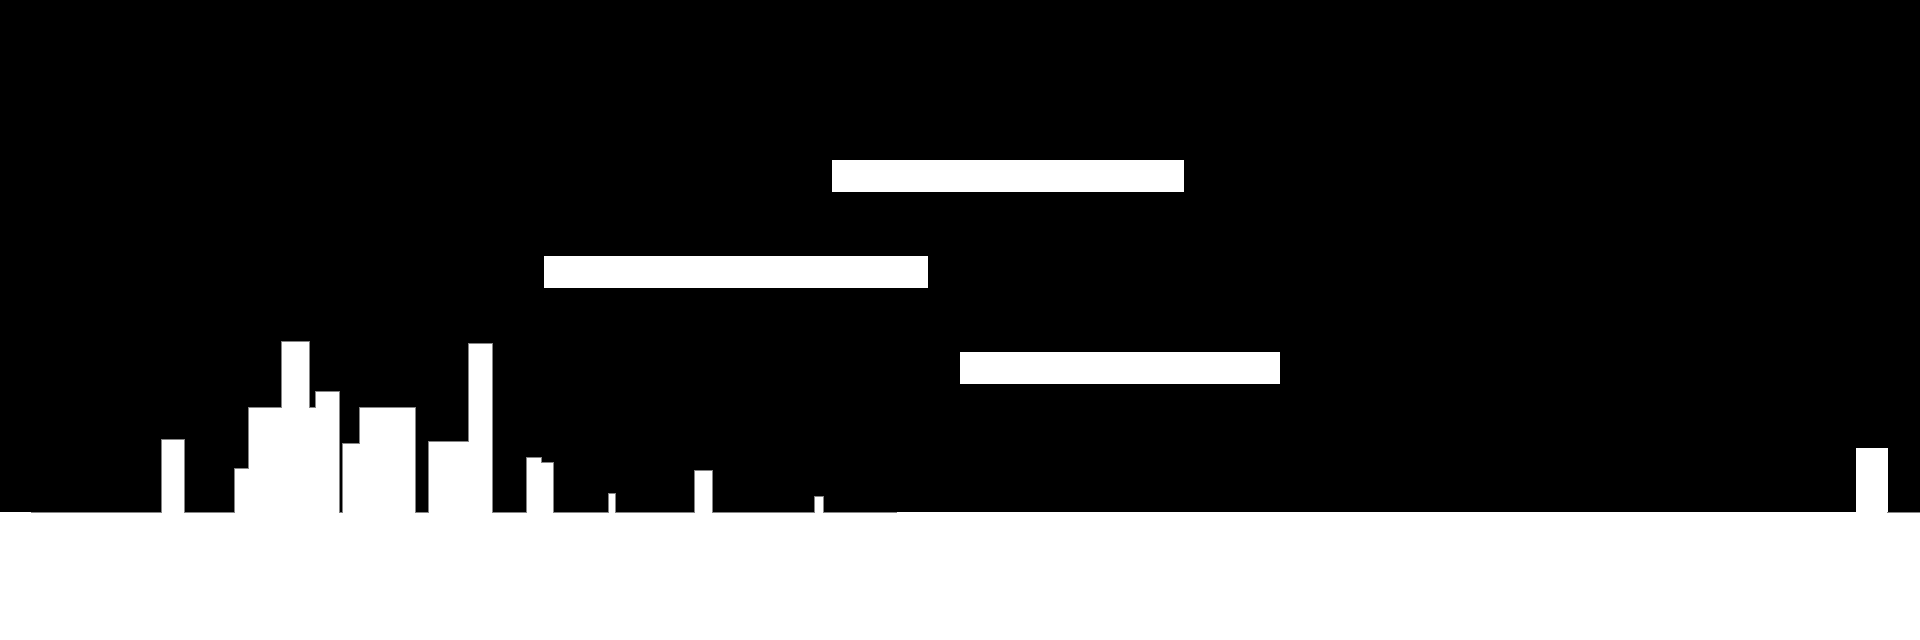

Below is a game level as drawn by its tile map, then a one-line description and the .tmx that defines it (tile-layer data replaced by summaries):
An orthogonal 60x20 tile map with 32x32 px tiles, 1 tile layer (ground) and 11 objects (3x platform, 3x pitfall, cube, player, finish, ...).

<map version="1.0" orientation="orthogonal" renderorder="right-down" width="60" height="20" tilewidth="32" tileheight="32" nextobjectid="16">
 <tileset firstgid="1" name="04" tilewidth="32" tileheight="32">
  <image source="02.png" width="1568" height="640" />
 </tileset>
 <layer name="ground" width="60" height="20">
  <data>[1200 cells, 806 non-empty, 502 distinct tile ids]</data>
 </layer>
 <objectgroup name="physics">
  <object id="1" type="cube" x="0" y="513" width="1918" height="125" />
  <object id="4" type="platform" x="544" y="257" width="382" height="30" />
  <object id="5" type="platform" x="960" y="351" width="319" height="31" />
  <object id="6" type="platform" x="835" y="158" width="348" height="32" />
 </objectgroup>
 <objectgroup name="game">
  <object id="7" name="player" x="34" y="481" width="31" height="32" />
  <object id="8" name="finish" x="1857" y="480" width="31" height="34" />
  <object id="9" type="enemy" x="992" y="127" width="33" height="30" />
  <object id="10" type="pitfall" x="930" y="480" width="29" height="33" />
  <object id="12" type="pitfall" x="993" y="480" width="30" height="31" />
  <object id="13" type="pitfall" x="1058" y="480" width="29" height="33" />
  <object id="15" type="item" x="1407" y="255" width="31" height="30" />
 </objectgroup>
</map>
